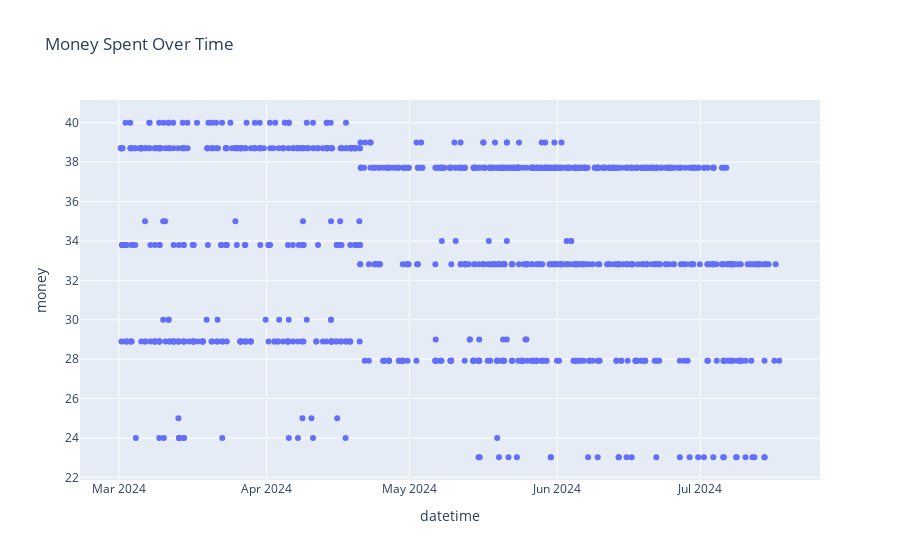

The notebook cell this image was saved under:
### Markdown cell above
# bivariate analysis visualizations

### Code cell
fig = px.scatter(df, x='datetime', y='money', title='Money Spent Over Time')
fig.show()

### Figure 1 — Plotly figure (JSON) as saved in the notebook; plotly's stock layout.template omitted (floating-point values rounded to 4 significant figures; data arrays with more than 128 entries replaced by an {"elided": "..."} marker saying what was removed)
{"data": [{"hovertemplate": "datetime=%{x}<br>money=%{y}<extra></extra>", "legendgroup": "", "marker": {"color": "#636efa", "symbol": "circle"}, "mode": "markers", "name": "", "orientation": "v", "showlegend": false, "type": "scatter", "x": {"elided": "976 str values"}, "xaxis": "x", "y": {"elided": "976 float values"}, "yaxis": "y"}], "layout": {"legend": {"tracegroupgap": 0}, "title": {"text": "Money Spent Over Time"}, "xaxis": {"anchor": "y", "domain": [0, 1], "title": {"text": "datetime"}}, "yaxis": {"anchor": "x", "domain": [0, 1], "title": {"text": "money"}}}}
